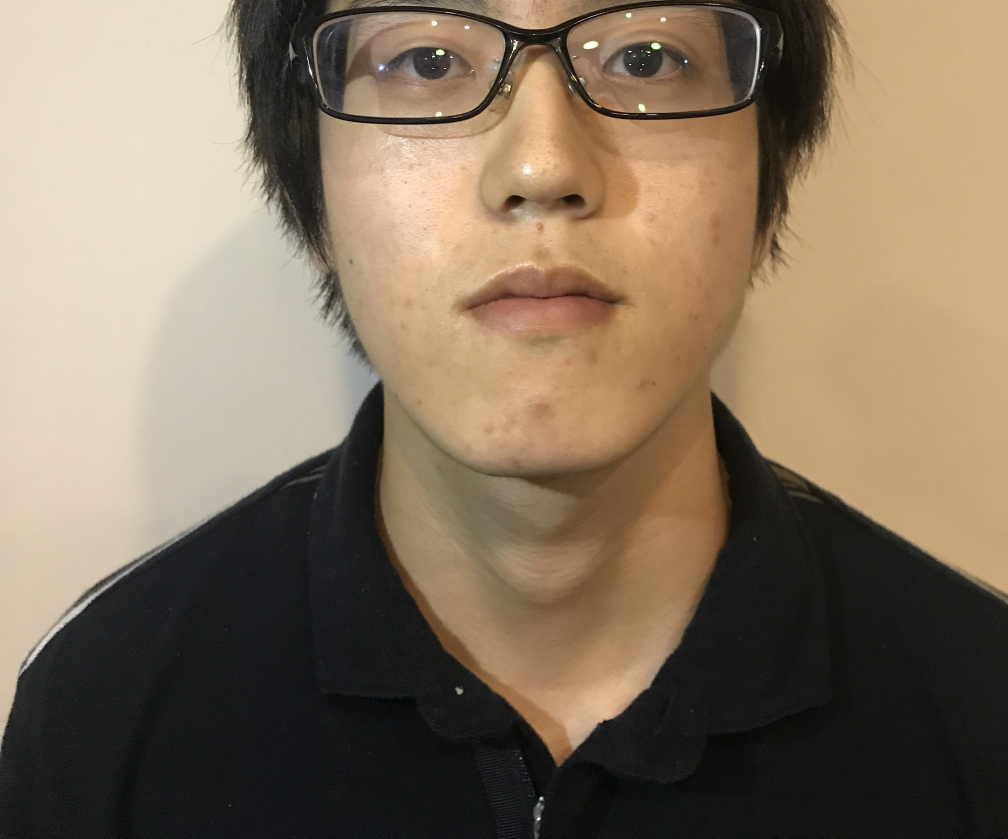
#> input picture face_img/raw (1).jpg, 3024 x 2515 px, found by its file name (shown at 1/3 size); its folder holds only this picture in this run
$ python resize.py 'face_img/raw (1).jpg'
#> lines starting #> are read from the running program, lines starting #| are printed output that depends on the picture
#coding: utf-8

import cv2
import numpy as np
import os
import sys
from PIL import Image

# python resize.py "number".jpg

def resize_image(original_img):

    # original_img = sys.argv[1]
#> called with original_img = 'face_img/raw (1).jpg'
    img_dir = './face_img'
    # img_dir = './lighten_imgs'
    save_dir = './sized_img'

    original_dir = os.path.join(img_dir, original_img)
    # print(original_dir)
    img = cv2.imread(original_dir, cv2.IMREAD_COLOR)
#> img is the input picture: shape (2515, 3024, 3); mean B, G, R 94, 114.4, 131.1

    orgHeight, orgWidth = img.shape[:2]
#> orgHeight = 2515; orgWidth = 3024
    size = (256,256)
    newImg = cv2.resize(img, size)
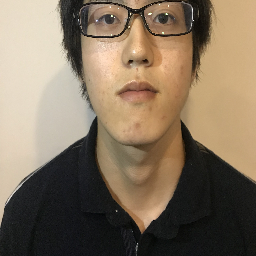
#> newImg: shape (256, 256, 3); mean B, G, R 93.9, 114.3, 131

    # print(newImg.shape[:2])

    cv2.imwrite(os.path.join(save_dir, original_img), newImg)
    # cv2.imwrite('./img/1.jpg', newImg)

if __name__ == '__main__':
    resize_image(sys.argv[1])

    print("Done image resized")

$ run again, on face_img/raw (13).jpg
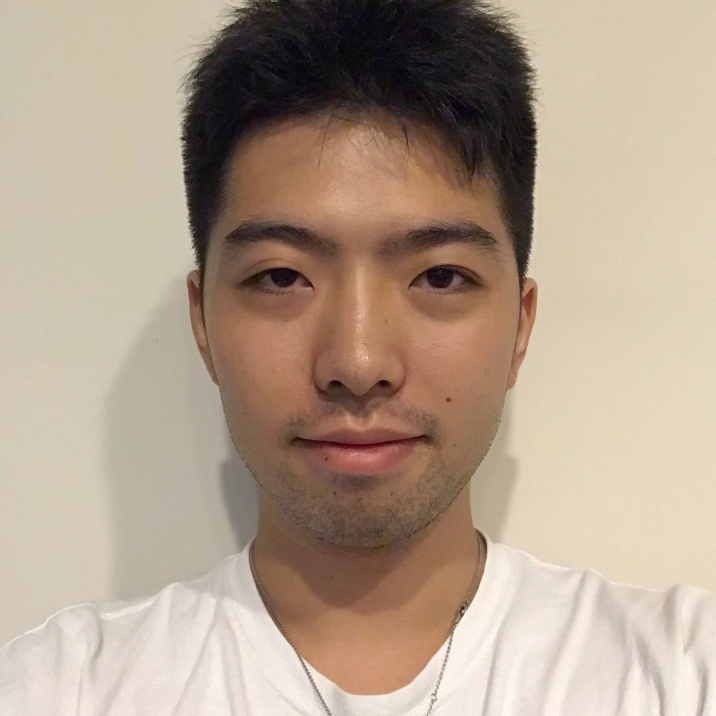
#> input picture face_img/raw (13).jpg, 2148 x 2148 px, found by its file name (shown at 1/3 size)
#> in resize_image, img is the input picture: shape (2148, 2148, 3); mean B, G, R 140.7, 159, 177.7
#> in resize_image, `newImg = cv2.resize(img, size)`:
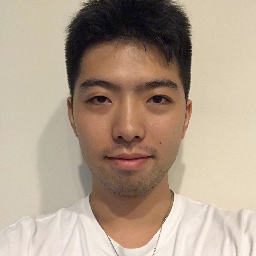
#> newImg: shape (256, 256, 3); mean B, G, R 140.6, 158.9, 177.6

$ run again, on face_img/raw (14).jpg
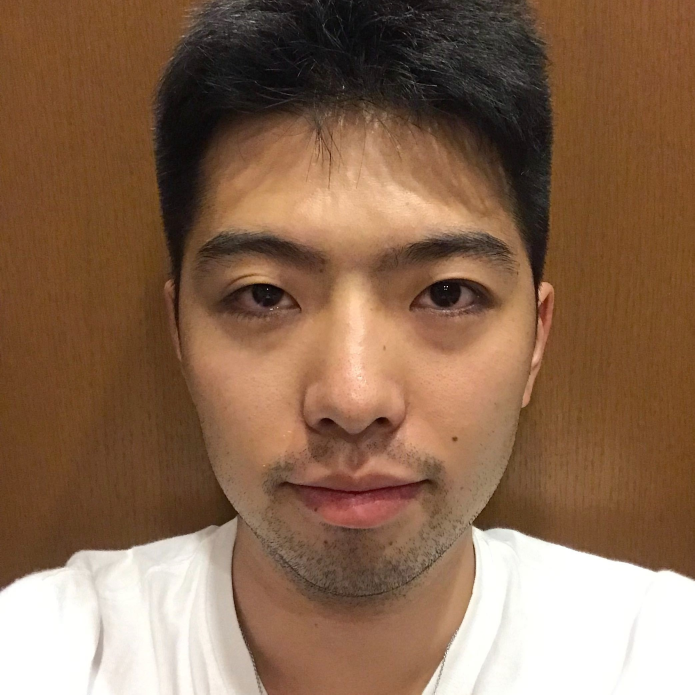
#> input picture face_img/raw (14).jpg, 2083 x 2083 px, found by its file name (shown at 1/3 size)
#> in resize_image, img is the input picture: shape (2083, 2083, 3); mean B, G, R 81.2, 105.4, 137.7
#> in resize_image, `newImg = cv2.resize(img, size)`:
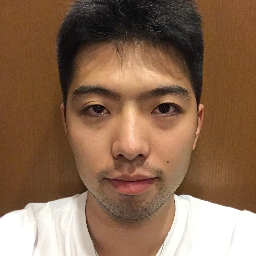
#> newImg: shape (256, 256, 3); mean B, G, R 81.1, 105.3, 137.6

$ run again, on face_img/raw (2).jpg
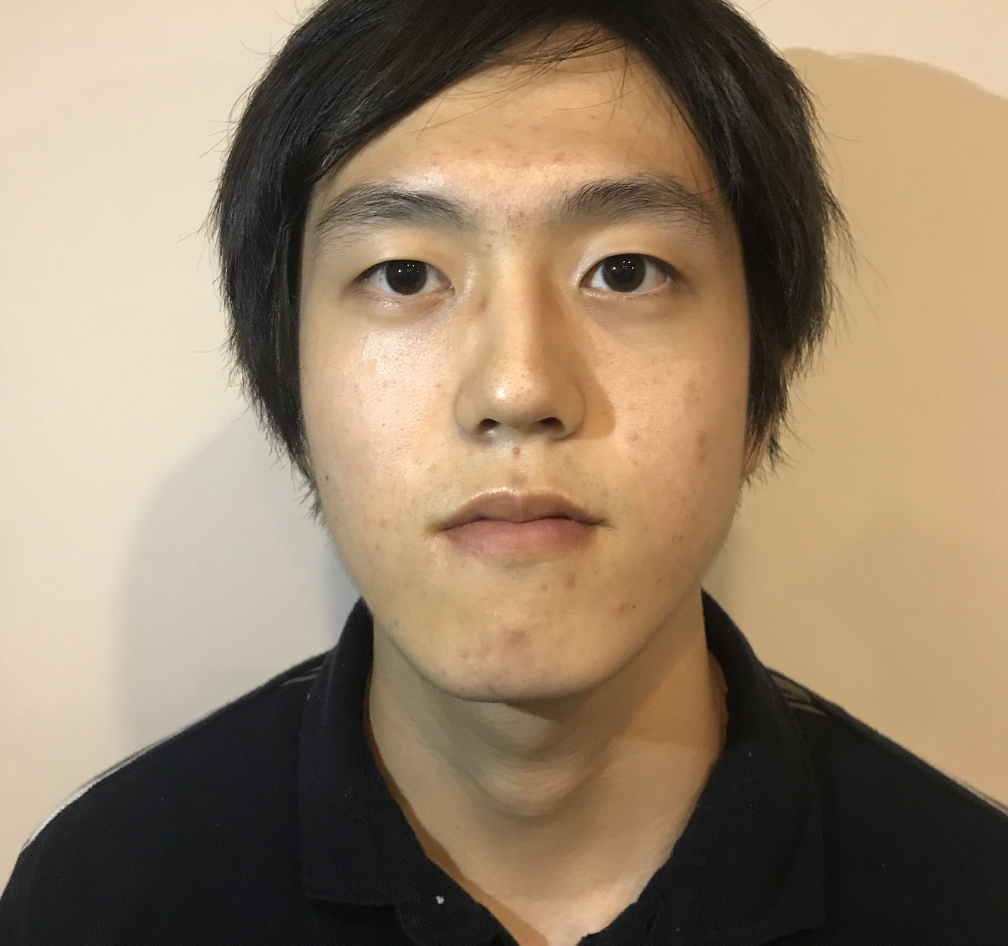
#> input picture face_img/raw (2).jpg, 3024 x 2836 px, found by its file name (shown at 1/3 size)
#> in resize_image, img is the input picture: shape (2836, 3024, 3); mean B, G, R 106.6, 131.1, 151.3
#> in resize_image, `newImg = cv2.resize(img, size)`:
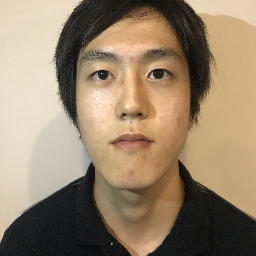
#> newImg: shape (256, 256, 3); mean B, G, R 106.5, 131, 151.3

$ run again, on face_img/raw (10).jpg
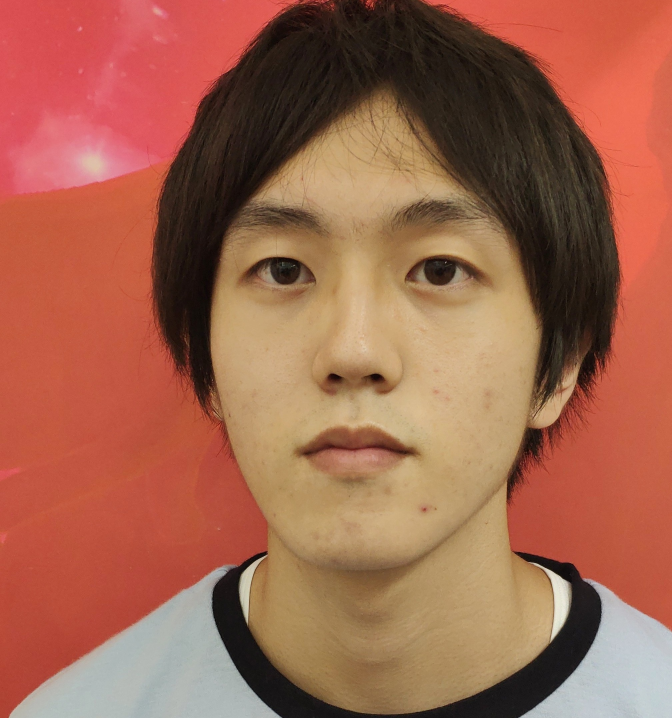
#> input picture face_img/raw (10).jpg, 2016 x 2154 px, found by its file name (shown at 1/3 size)
#> in resize_image, img is the input picture: shape (2154, 2016, 3); mean B, G, R 78.3, 100.9, 160.5
#> in resize_image, `newImg = cv2.resize(img, size)`:
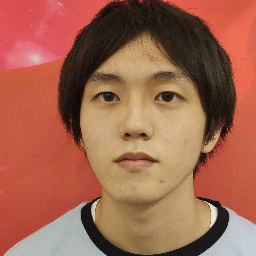
#> newImg: shape (256, 256, 3); mean B, G, R 78.2, 100.8, 160.5
